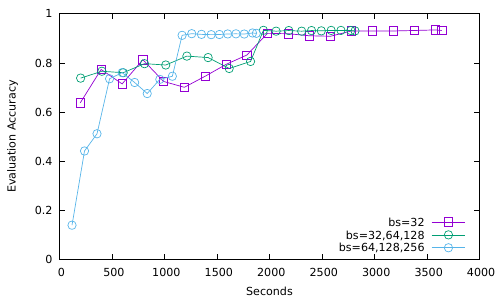

gnuplot code for this plot:
#!/usr/bin/env gnuplot

set terminal pdf

set output "compare.pdf"
set key right bottom

set xlabel "Seconds"
set ylabel "Evaluation Accuracy"
set yrange [0:1]

plot \
    "1586799542/eval-acc.txt" with linespoints pointtype 4 title 'bs=32', \
    "1586774212/eval-acc.txt" with linespoints pointtype 6 title 'bs=32,64,128', \
    "1586778089/eval-acc.txt" with linespoints pointtype 6 title 'bs=64,128,256'
    # "TODO/eval-acc.txt" with linespoints pointtype 4 title 'bs=64', \
